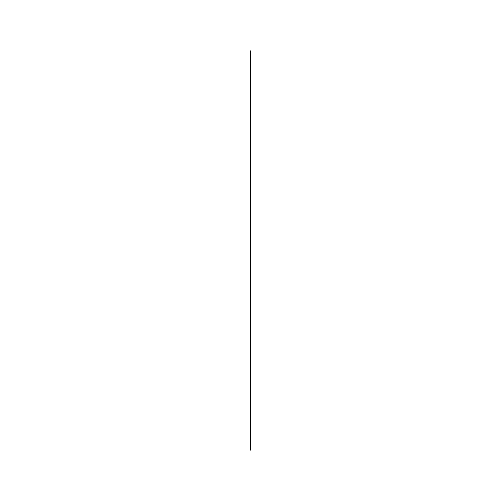
Frame 1 (no input)
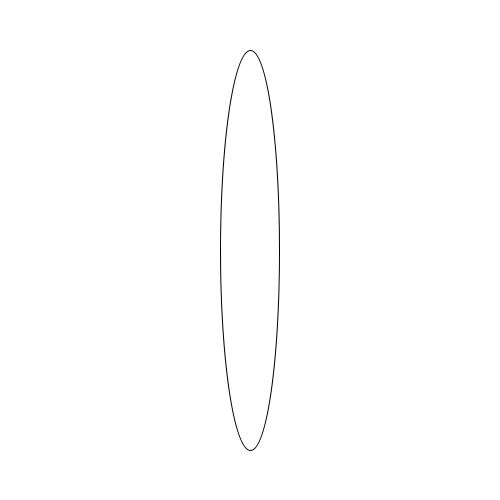
Frame 60 (the mouse pressed at the canvas centre just before this capture)
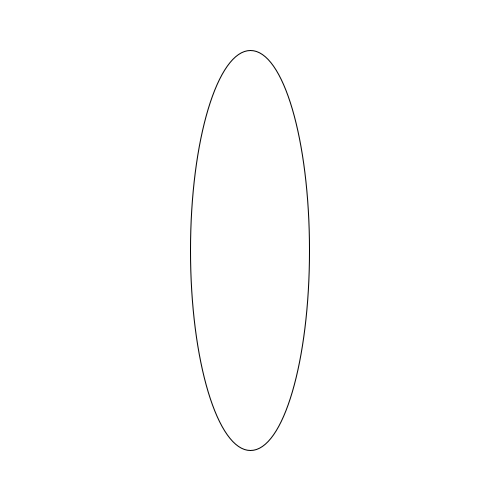
Frame 120 (the mouse held since frame 60 and released just before this capture)

The Processing sketch that drew these frames (run headless with seeded random() and noise(); from frame 60 on, the mouse is pressed at the canvas centre):

// Processing sketch: sketch_006_anEllipseBouncing
// ── sketch_006_anEllipseBouncing.pde
int r = 0;
int v = 1;

void setup() {
  size(500, 500);
}

void draw() {
  background(255, 255, 255);
  ellipse(250, 250, r, 400);
  r += v;
  if (r < 0 || 500 < r) {
    v *= -1;
  }
}
